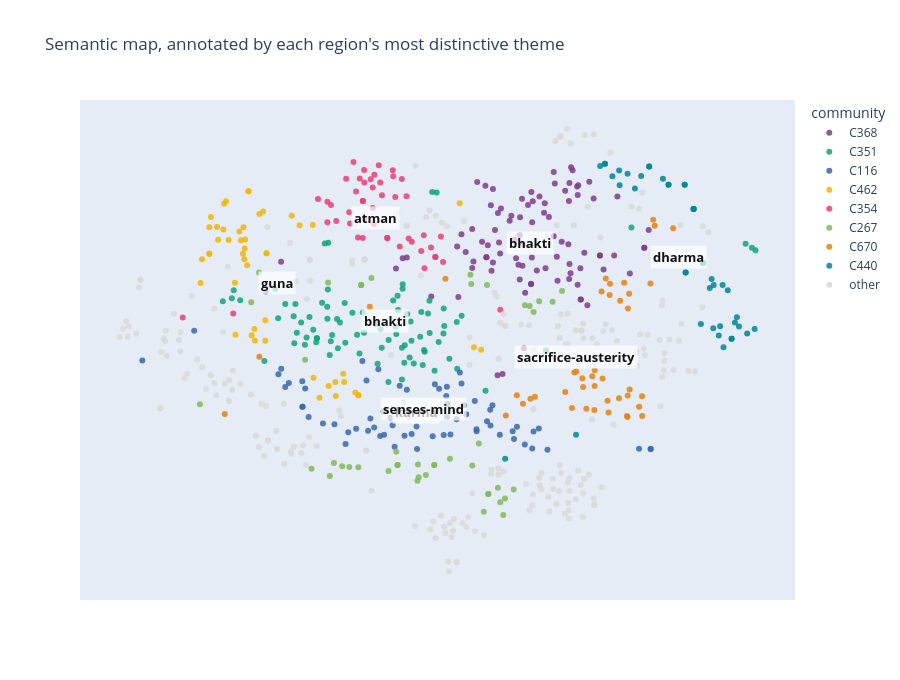

Notebook cell for this chart:
### Code cell
# Figure 4: the map again, annotated with each community's distinctive theme.
fig_lab = go.Figure(fig_comm)
for c in top_comms:
    members = verse_df["community"] == c
    cx = verse_df.loc[members, "x"].mean()
    cy = verse_df.loc[members, "y"].mean()
    theme = summary.loc[summary["community"] == f"C{c}",
                        "distinctive_themes"].iloc[0].split(",")[0].strip()
    fig_lab.add_annotation(
        x=cx, y=cy, text=f"<b>{theme}</b>", showarrow=False,
        font=dict(size=13, color="#111111"),
        bgcolor="rgba(255,255,255,0.7)", borderpad=2,
    )
fig_lab.update_layout(title="Semantic map, annotated by each region's most distinctive theme")
export(fig_lab, "map_verse_annotated.html")
fig_lab
